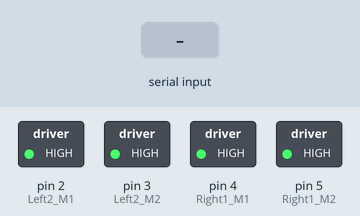
The sketch below on a simulated Arduino Uno, built with avr-gcc and run on an emulated ATmega328P. Parts: switched loads named in the sketch (green lamp = pin HIGH). The inputs (shaded band) are chosen by the test bench. What the sketch prints to the serial monitor is not drawn.

Above: at 1.2 s.
1.3 s: "90,45\n" received over Serial
2.8 s: "30,150\n" received over Serial
Timing chart, 0 to 5.8 s (numbered marks = the images above; inputs shaded):
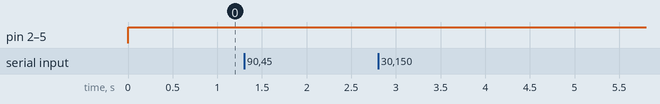

The sketch:

DemoPI2.ino
```cpp
String inString = "";    // string to hold input


//Motor2
const int Left2_M1 = 2;
const int Left2_M2 = 3;

//Motor3
const int Right1_M1 = 4;
const int Right1_M2 = 5;


void setup() {

  // Open serial communications and wait for port to open:

  Serial.begin(9600);


  pinMode(Left2_M1, OUTPUT);
  pinMode(Left2_M2, OUTPUT);

  pinMode(Right1_M1, OUTPUT);
  pinMode(Right1_M2, OUTPUT);

}


void loop() {

  // Read serial input:


  digitalWrite(Left2_M1, HIGH);
  digitalWrite(Left2_M2, HIGH);

  digitalWrite(Right1_M1, HIGH);
  digitalWrite(Right1_M2, HIGH);

  while (Serial.available() > 0) {
    String s1 = Serial.readStringUntil('\n');


    int locationofCom = s1.indexOf(',');

    String x_coord, y_coord;

    x_coord = s1.substring(0, locationofCom);
    y_coord = s1.substring(locationofCom+1);
    int x = x_coord.toInt();
    int y = y_coord.toInt();
    Serial.print("x: ");
    Serial.print(x_coord);
    Serial.print(" || ");
    Serial.print(x);
    Serial.print(" || ");
    Serial.print(" y: ");
    Serial.print(y);

    if (x > 80 && x < 320)
    {
      digitalWrite(Left2_M1, LOW);
      digitalWrite(Left2_M2, HIGH);

      digitalWrite(Right1_M1, HIGH);
      digitalWrite(Right1_M2, LOW);

      Serial.println("Object Right");
    }

    if (x < -80 && x > - 320)
    {


      digitalWrite(Left2_M1, HIGH);
      digitalWrite(Left2_M2, LOW);

      digitalWrite(Right1_M1, LOW);
      digitalWrite(Right1_M2, HIGH);


      Serial.println("Object Left");
    }

    else if (y > 0 && y < 160 && x<=80 && x>=-80)
    {

      digitalWrite(Left2_M1, HIGH);
      digitalWrite(Left2_M2, LOW);

      digitalWrite(Right1_M1, HIGH);
      digitalWrite(Right1_M2, LOW);

      Serial.println("Object UP");
    }

    else if (y < 0 && y > -160 && x<=80 && x>=-80)
    {
      digitalWrite(Left2_M1, LOW);
      digitalWrite(Left2_M2, HIGH);

      digitalWrite(Right1_M1, LOW);
      digitalWrite(Right1_M2, HIGH);


      Serial.println("Object Down");
    }

    else if (x == 0 && y == 0)
    {
      digitalWrite(Left2_M1, HIGH);
      digitalWrite(Left2_M2, HIGH);

      digitalWrite(Right1_M1, HIGH);
      digitalWrite(Right1_M2, HIGH);

      Serial.println("Object Center");

    }

  }
}
```
